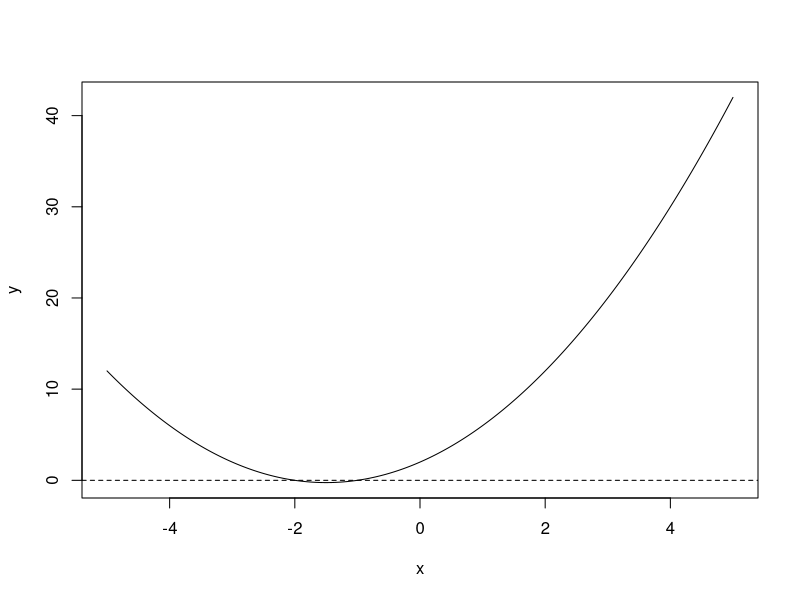

This chart was generated by the following R code:
## ---- chunk 1
#| echo: false
a <- 1
b <- 3
c <- 2

#define function and range to plot
x <- seq(-5, 5, length = 300)
y <- a * x^2 + b * x + c
## ---- chunk 2
#| echo: false
#plot line and x axis
plot(x, y, type = 'l')
abline(h = 0, lty = 2)
## ---- chunk 3
#| echo: false
suppressWarnings({
  x1 <- (-b + sqrt(b^2 - 4*a*c)) / (2*a)
  x2 <- (-b - sqrt(b^2 - 4*a*c)) / (2*a)
})

if ((!is.na(x1)) & (!is.na(x2))) {
    if (x1 == x2)
        x1
      else
        print(x1)
        print(x2)
} else if (!is.na(x1)){
    print(x1)
} else if (is.na(x2)){
    print(x2)
} else {
  print("There are no non-complex solutions.")
}
